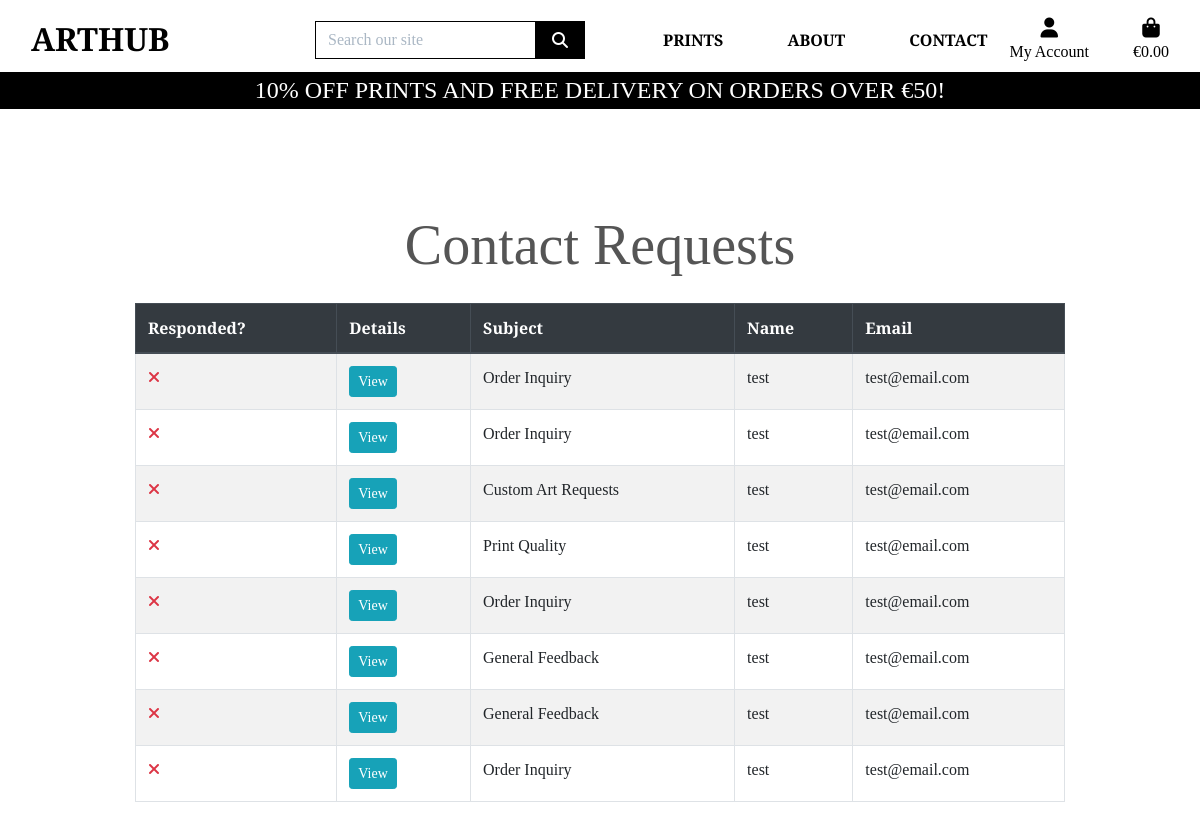
/contact/list/ (signed in), run on an earlier commit of the app's database.
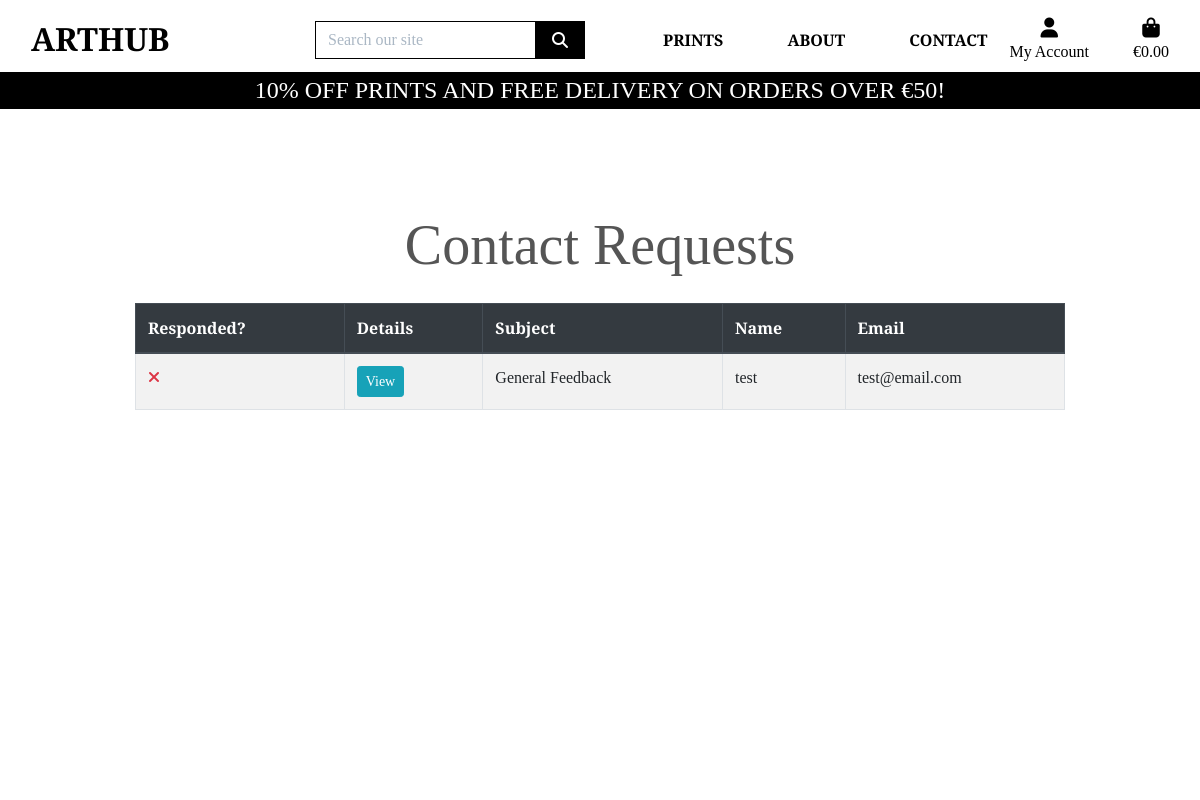
And on a later commit of the database.
### contact/models.py (models this page shows, shortened)
class Contact(models.Model):
    class Meta:
        verbose_name_plural = 'Contact Requests'
    SUBJECTS = (
        ('Order Inquiry', 'Order Inquiry'),
        ('Custom Art Requests', 'Custom Art Requests'),
        ('Product Availability', 'Product Availability'),
        ('Print Quality', 'Print Quality'),
        ('Returns and Exchanges', "Returns and Exchanges"),
        ('Shipping and Delivery', "Shipping and Delivery"),
        ('Collaboration and Partnerships', "Collaboration and Partnerships"),
        ('Discounts', "Discounts"),
        ('Shipping and Delivery', "Shipping and Delivery"),
        ('Copyright and Usage Rights', "Copyright and Usage Rights"),
        ('General Feedback', "General Feedback"),
    )
    name = models.CharField(max_length=254)
    email = models.EmailField()
    subject = models.CharField(choices=SUBJECTS, max_length=254,)
    message = models.TextField(max_length=1024)
    date_created = models.DateTimeField(default=timezone.now)
    responded = models.BooleanField(default=False)

### contact/views.py (the view)
# urls.py: path('list/', views.ContactListView.as_view(), name='contact-list'),
class ContactListView(LoginRequiredMixin, UserPassesTestMixin, ListView):
    model = Contact
    template_name = 'contact/contact_list.html'
    context_object_name = 'contacts'
    ordering = ['responded', 'pk']
    def get_context_data(self, **kwargs):
        context = super().get_context_data(**kwargs)
        return context
    def test_func(self):
        if self.request.user.is_staff:
            return True
        return False

### contact/templates/contact/contact_list.html (shortened to what this page needs)
{% extends 'base.html' %}
{% load crispy_forms_tags %}
{% block page_header %}
<div class="container header-container">
</div>
{% endblock %}
{% block content %}
    <div class="overlay"></div>
    <div class="container mt-5">
        <h1 class="display-4 text-center mb-4">Contact Requests</h1>
        <div id="contact-table-container-outer" class="table-responsive">
            <div id="contact-table-container">
                <table class="table table-striped table-hover table-bordered" id="contact-table">
                    <thead class="thead-dark">
                        <tr>
                            <th id="contact-list-header-responded" scope="col">Responded?</th>
                            <th scope="col">Details</th>
                            <th scope="col">Subject</th>
                            <th class="contact-list-header-name" scope="col">Name</th>
                            <th class="contact-list-header-email" scope="col">Email</th>
                        </tr>
                    </thead>
                    <tbody>
                        {% for contact in contacts %}
                            <tr>
                                {% if contact.responded %}
                                    <td><i class="fa-solid fa-check text-success"></i></td>
                                {% else %}
                                    <td><i class="fa-solid fa-xmark text-danger"></i></td>
                                {% endif %}
                                <td><a href="{% url 'contact-update' contact.id %}" class="btn btn-info btn-sm">View</a></td>
                                <td>{{ contact.subject }}</td>
                                <td class="contact-list-name">{{ contact.name }}</td>
                                <td class="contact-list-email">{{ contact.email }}</td>
                            </tr>
                        {% endfor %}
                    </tbody>
                </table>
            </div>
        </div>
    </div>
{% endblock content %}

What changed in the data, as far as the page shows it:
removed Contact: responded False (drawn), subject "Order Inquiry", name "test", email "test@email.com"
removed Contact: responded False (drawn), subject "Order Inquiry", name "test", email "test@email.com"
removed Contact: responded False (drawn), subject "Custom Art Requests", name "test", email "test@email.com"
removed Contact: responded False (drawn), subject "Print Quality", name "test", email "test@email.com"
removed Contact: responded False (drawn), subject "Order Inquiry", name "test", email "test@email.com"
removed Contact: responded False (drawn), subject "General Feedback", name "test", email "test@email.com"
removed Contact: responded False (drawn), subject "Order Inquiry", name "test", email "test@email.com"
